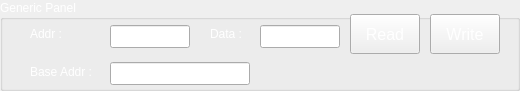
  <widget class="QGroupBox" name="groupBox_3">
   <property name="geometry">
    <rect>
     <x>10</x>
     <y>130</y>
     <width>520</width>
     <height>91</height>
    </rect>
   </property>
   <property name="palette">
    <palette>
     <active>
      <colorrole role="WindowText">
       <brush brushstyle="SolidPattern">
        <color alpha="255">
         <red>255</red>
         <green>255</green>
         <blue>255</blue>
        </color>
       </brush>
      </colorrole>
      <colorrole role="Text">
       <brush brushstyle="SolidPattern">
        <color alpha="255">
         <red>255</red>
         <green>255</green>
         <blue>255</blue>
        </color>
       </brush>
      </colorrole>
      <colorrole role="ButtonText">
       <brush brushstyle="SolidPattern">
        <color alpha="255">
         <red>255</red>
         <green>255</green>
         <blue>255</blue>
        </color>
       </brush>
      </colorrole>
     </active>
     <inactive>
      <colorrole role="WindowText">
       <brush brushstyle="SolidPattern">
        <color alpha="255">
         <red>255</red>
         <green>255</green>
         <blue>255</blue>
        </color>
       </brush>
      </colorrole>
      <colorrole role="Text">
       <brush brushstyle="SolidPattern">
        <color alpha="255">
         <red>255</red>
         <green>255</green>
         <blue>255</blue>
        </color>
       </brush>
      </colorrole>
      <colorrole role="ButtonText">
       <brush brushstyle="SolidPattern">
        <color alpha="255">
         <red>255</red>
         <green>255</green>
         <blue>255</blue>
        </color>
       </brush>
      </colorrole>
     </inactive>
     <disabled>
      <colorrole role="WindowText">
       <brush brushstyle="SolidPattern">
        <color alpha="255">
         <red>255</red>
         <green>255</green>
         <blue>255</blue>
        </color>
       </brush>
      </colorrole>
      <colorrole role="Text">
       <brush brushstyle="SolidPattern">
        <color alpha="255">
         <red>255</red>
         <green>255</green>
         <blue>255</blue>
        </color>
       </brush>
      </colorrole>
      <colorrole role="ButtonText">
       <brush brushstyle="SolidPattern">
        <color alpha="255">
         <red>255</red>
         <green>255</green>
         <blue>255</blue>
        </color>
       </brush>
      </colorrole>
     </disabled>
    </palette>
   </property>
   <property name="title">
    <string>Generic Panel</string>
   </property>
   <widget class="QLabel" name="label_48">
    <property name="geometry">
     <rect>
      <x>30</x>
      <y>25</y>
      <width>50</width>
      <height>17</height>
     </rect>
    </property>
    <property name="text">
     <string>Addr :</string>
    </property>
   </widget>
   <widget class="QPushButton" name="pbGenWrite">
    <property name="geometry">
     <rect>
      <x>430</x>
      <y>14</y>
      <width>70</width>
      <height>40</height>
     </rect>
    </property>
    <property name="font">
     <font>
      <pointsize>12</pointsize>
     </font>
    </property>
    <property name="text">
     <string>Write</string>
    </property>
   </widget>
   <widget class="QPushButton" name="pbGenRead">
    <property name="geometry">
     <rect>
      <x>350</x>
      <y>14</y>
      <width>70</width>
      <height>40</height>
     </rect>
    </property>
    <property name="font">
     <font>
      <pointsize>12</pointsize>
     </font>
    </property>
    <property name="text">
     <string>Read</string>
    </property>
   </widget>
   <widget class="QLineEdit" name="leGenData">
    <property name="geometry">
     <rect>
      <x>260</x>
      <y>25</y>
      <width>80</width>
      <height>23</height>
     </rect>
    </property>
   </widget>
   <widget class="QLineEdit" name="leGenAddr">
    <property name="geometry">
     <rect>
      <x>110</x>
      <y>25</y>
      <width>80</width>
      <height>23</height>
     </rect>
    </property>
   </widget>
   <widget class="QLabel" name="label_49">
    <property name="geometry">
     <rect>
      <x>210</x>
      <y>25</y>
      <width>50</width>
      <height>17</height>
     </rect>
    </property>
    <property name="text">
     <string>Data :</string>
    </property>
   </widget>
   <widget class="QLineEdit" name="leGenBaseAddr">
    <property name="geometry">
     <rect>
      <x>110</x>
      <y>62</y>
      <width>140</width>
      <height>23</height>
     </rect>
    </property>
   </widget>
   <widget class="QLabel" name="label_50">
    <property name="geometry">
     <rect>
      <x>30</x>
      <y>63</y>
      <width>80</width>
      <height>17</height>
     </rect>
    </property>
    <property name="text">
     <string>Base Addr :</string>
    </property>
   </widget>
  </widget>
